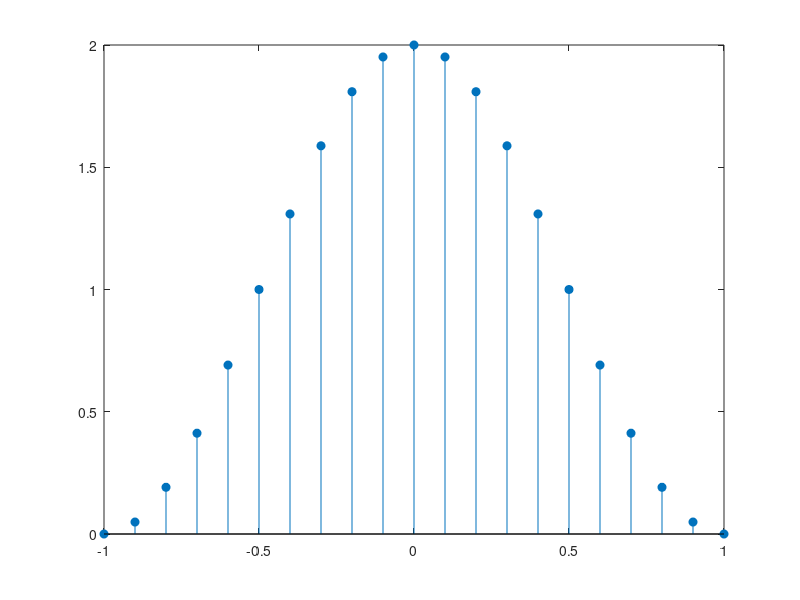

Write the MATLAB code that produced this figure. (Note: this script raises an error after producing the figure.)
h = [1/2, 1, 1/2];
n = -1:1;
stem(n,h, 'filled') % Impulse response

H = fftshift(fft(h))
H_mag = abs(H)
stem(n,H_mag, 'filled')

fy = linspace(-1,1,21);
H = 1 + cos(2*pi*fy)
stem(fy,(abs(H)), 'filled')

omega = linspace(-pi,pi,21);
H = 1 + cos(omega);
stem(fy,(abs(H)), 'filled')

ft = linspace(-1,1,21);
[X,Y] = mesh(fy,ft)
